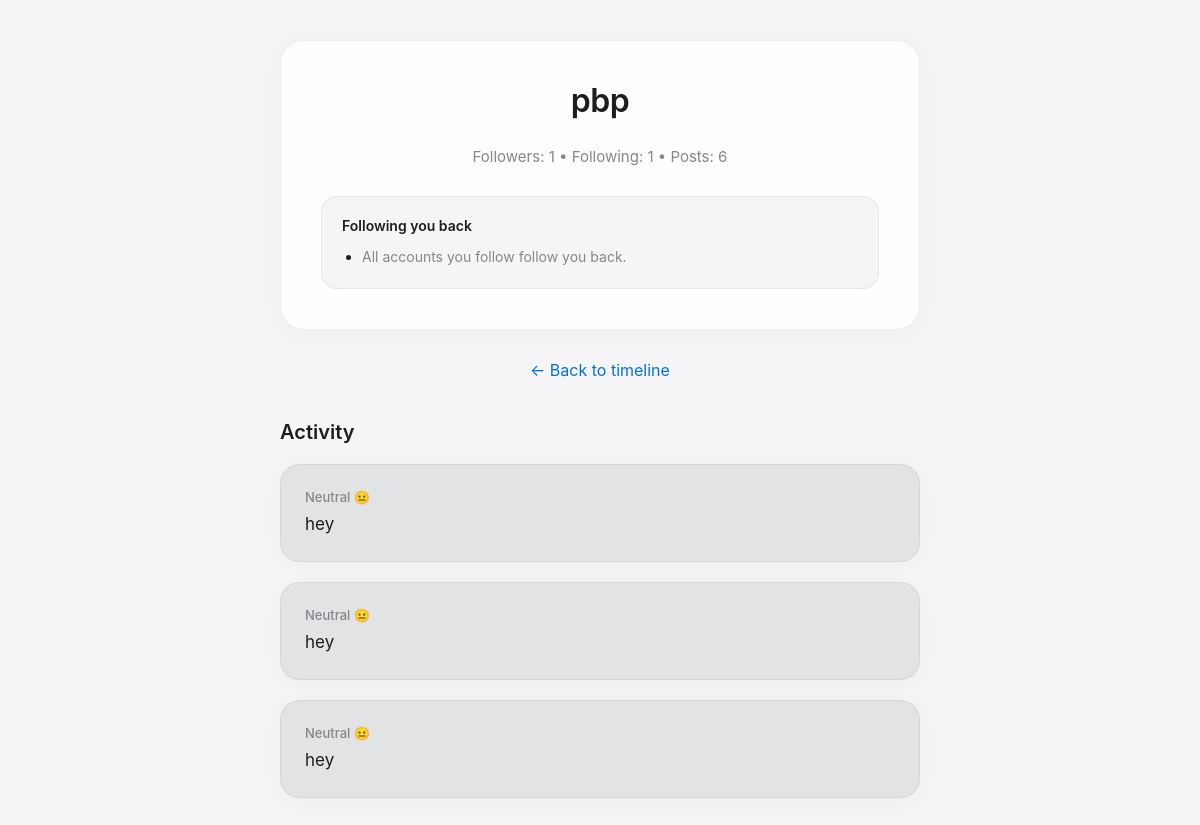
/profile/pbp (signed in), run on an earlier commit of the app's database.
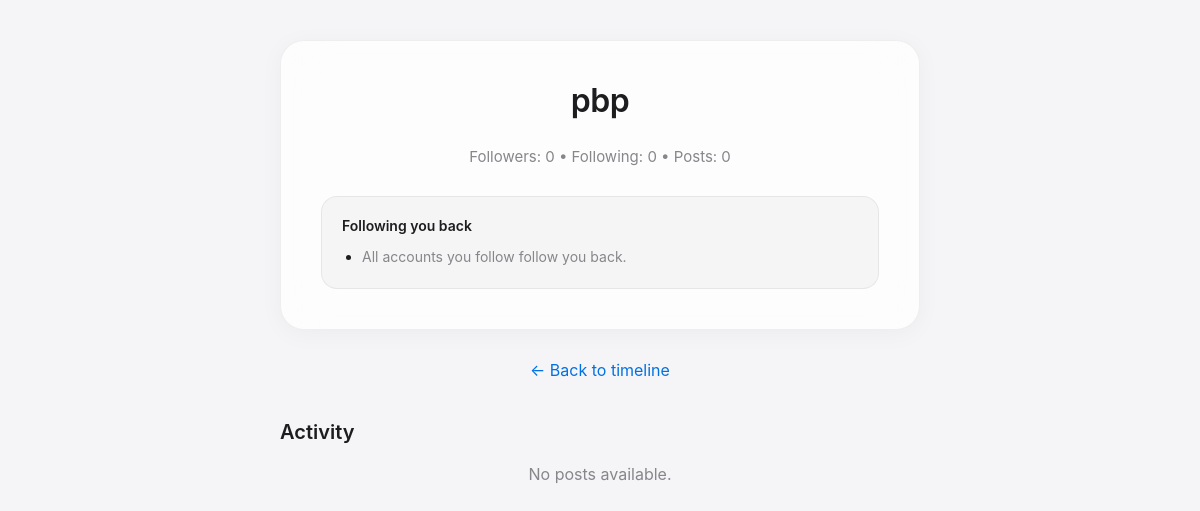
And on a later commit of the database.
### app.py (models this page shows)
class Post(db.Model):
    id = db.Column(db.Integer, primary_key=True)
    text = db.Column(db.String(500), nullable=False)
    mood = db.Column(db.String(50), nullable=False)
    color = db.Column(db.String(20), nullable=False)
    user_id = db.Column(db.Integer, db.ForeignKey('user.id'), nullable=False)
    likers = db.relationship('User', secondary=likes, backref=db.backref('liked_posts', lazy='dynamic'), lazy='dynamic')

### app.py (the view)
@app.route('/profile/<username>')
@login_required
def profile(username):
    user = User.query.filter_by(username=username).first_or_404()
    posts = Post.query.filter_by(user_id=user.id).order_by(Post.id.desc()).all()
    following_list = set(user.followed)
    followers_list = set(user.followers)
    not_following_back = following_list - followers_list
    return render_template('profile.html', user=user, posts=posts, not_following_back=not_following_back)

### app.py (called while the page is built)
@login_manager.user_loader
def load_user(user_id):
    return db.session.get(User, int(user_id))

### templates/profile.html (shortened to what this page needs)
<!DOCTYPE html>
<html lang="en">
<head>
</head>
<body>
    <div class="profile-card">
        <h2 style="margin-top:0; font-size: 32px; font-weight: 600; letter-spacing: -0.015em;">{{ user.username }}</h2>
        <p style="color: #86868b; font-size: 15px; margin-bottom: 24px;">
            Followers: {{ user.followers.count() }} &bull; Following: {{ user.followed.count() }} &bull; Posts: {{ user.posts | length }}
        </p>
        {% if user == current_user %}
        <div class="analytics-box">
            <strong style="display: block; margin-bottom: 12px; font-weight: 600;">Following you back</strong>
            <ul style="margin: 0; padding-left: 20px; color: #1d1d1f; line-height: 1.6;">
                {% for non in not_following_back %}
                    <li><a href="/profile/{{ non.username }}">{{ non.username }}</a></li>
                {% else %}
                    <li><span style="color: #86868b;">All accounts you follow follow you back.</span></li>
                {% endfor %}
            </ul>
        </div>
        {% endif %}
    </div>
    <p style="margin-top: 30px; text-align: center;"><a href="/">&larr; Back to timeline</a></p>
    <h3 style="font-size: 20px; font-weight: 600; margin-top: 40px; margin-bottom: 20px;">Activity</h3>
    {% for post in posts %}
    <div class="post-card scroll-reveal" style="background-color: {{ post.color }};">
        <div style="font-size: 13px; color: #86868b; margin-bottom: 8px; font-weight: 500;">{{ post.mood }}</div>
        <div style="font-size: 17px; line-height: 1.4;">{{ post.text }}</div>
    </div>
    {% else %}
    <p style="color: #86868b; text-align: center;">No posts available.</p>
    {% endfor %}
</body>
</html>

What changed in the data, as far as the page shows it:
removed Post: mood "Neutral 😐", text "hey"
removed Post: mood "Neutral 😐", text "hey"
removed Post: mood "Neutral 😐", text "hey"
Also different on the page:
{{ user.followers.count() }}: "1" → "0"
{{ user.followed.count() }}: "1" → "0"
{{ user.posts | length }}: "6" → "0"
text now shown: "No posts available."
